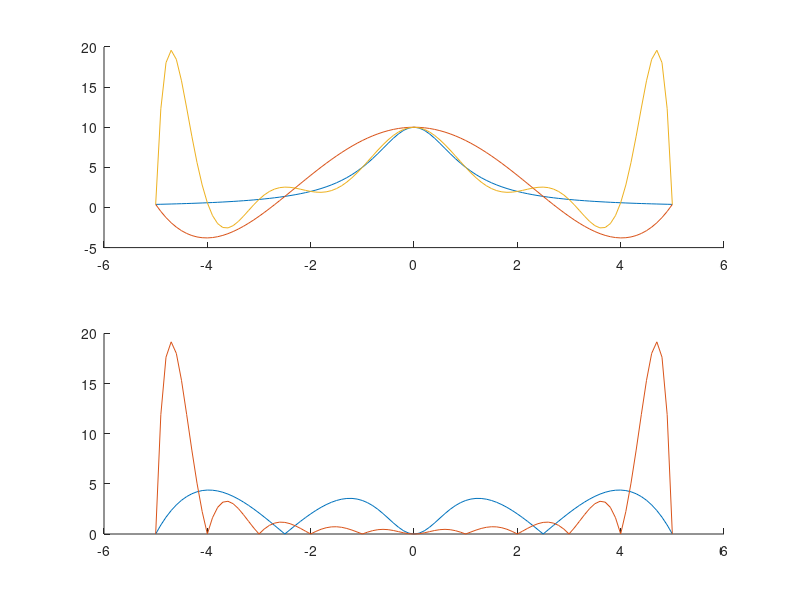

MATLAB code for this plot:
%%  Numerische Mathematik fuer Physik und Ingenieurwissenschaften SS2021
%
%   Prof. Dr. J. Stoeckler
%   M.Sc. M. Weimann
%   Dipl.-Math. M. Bangert
%
%   Programmierblatt 1
%   Abgabe bis zum 21.04.2021
%
%   Student*in 1: Elias, Giannopoulos, 220848
%   Student*in 2: Nicolai, Weitkemper, 220837
%
%   Programmversion: Octave 6.2.0
%%

close all; % close plots
clear all; % delets all data in the Workspace

%% Definition der Funktionen
f = @(x) 10./(1+x.^2);

% Polynom vierten Grades
n = 4; % Grad
x4 = linspace(-5, 5, n+1); % Knoten mittels linspace
y4 = f(x4); % Daten
p4 = polyfit(x4, y4, n) % Interpolationspolynom mittels polyfit

% Polynom zehnten Grades
n = 10; % Grad
x10 = linspace(-5, 5, n+1);
y10 = f(x10);
p10 = polyfit(x10, y10, n)

%% Auswertung
xx = linspace(-5,5,101); % diskrete Definitionsmenge
yyf = f(xx); % Auswertung von f an den Stellen xx
yy4 = polyval(p4, xx); % Auswertung von p4 an den Stellen xx mittels polyval
yy10 = polyval(p10, xx);
r4 = abs(yyf-yy4); % Interpolationsfehler zu p4
r10 = abs(yyf-yy10);

%% Ausgabe
subplot(2,1,1)
hold on
plot(xx, yyf) % plotte die Ausgangs-Funktion
plot(xx, yy4) % plotte Interpolation-Polynom 4. Grades
plot(xx, yy10) % plotte Interpolation-Polynom 10. Grades
hold off
subplot(2,1,2)
hold on
plot(xx, r4) % plotte Interpolationsfehler zu p4
plot(xx, r10) % plotte Interpolationsfehler zu p10
hold off
pause
